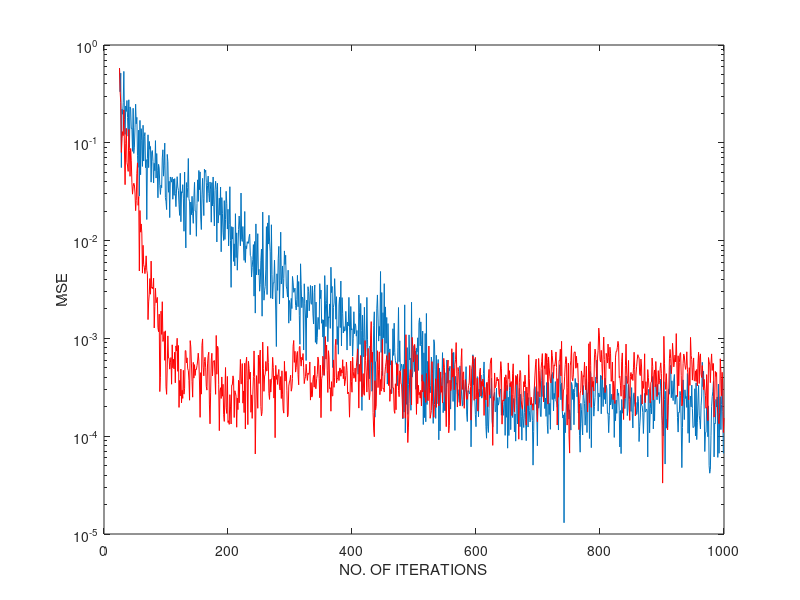

Write the MATLAB code that produced this figure.
%
%	Modeling
%
%
% Last updated on April 28, 1998
%

% itn=input('\n No. of iterations?      ');
% sigman2=input('\n Variance of the plant noise?      ');
% sigman=sqrt(sigman2);
% wo=input('\n Plant impulse response (vector, w_o)?      ');
% a=size(wo);
% if a(1)<a(2)
%    wo=wo';
% end
% 
% N=input('\n Length of the model (N)?      ');
% 
% h=input('\n Coloring filter impulse response (vector, h)?     ');
% a=size(h);
% if a(1)<a(2)
%    h=h';
% end
% 
% Misad=input('\n Misadjustment (e.g., 0.1 for 10%) ?     ');
% mu=Misad/(N*(h'*h));
% 
% a=input('\n Do you wish to see the values of \n      eigenvalue spread, expected MSE, ... (Y/N)?      ','s');
% if (a=='y')|(a=='Y')
%    MMSE=sigman2;
%    R=corlnm2(h,N);
%    lambda=eig(R);
%    eignsprd=max(lambda)/min(lambda);
%    taumax=1/(4*mu*min(lambda));
%    taumin=1/(4*mu*max(lambda));
%    MSEaprx=MMSE*(1+Misad);
%    disp(' ')
%    disp(' ')
%    disp([' Eigenvalue spread = ' num2str(eignsprd)])
%    disp([' Maximum time constant of the learning curve = ' num2str(taumax)])
%    disp([' Minimum time constant of the learning curve = ' num2str(taumin)])
%    disp([' Expected steady-state MSE = ' num2str(MSEaprx)])
% end
% 
% runs=input('\n \n No. of runs (for ensemble averaging)? ');
% xi=zeros(itn,1);

itn=1000;
sigman2=0.0001; sigman=sqrt(sigman2);
N=20; M=5;
wo=randn(N,1);wo=wo/sqrt(wo'*wo);
h=0.9.^[0:20]'; h=h/sqrt(h'*h);
Misad=0.1;
mu=Misad/(N*(h'*h));
runs=10;
xi=zeros(itn,1);
xiGNLMS=zeros(itn,1);
mu=1; psi=1e-5;

for k=1:runs
	x=filter(h,1,randn(itn,1));
	d=filter(wo,1,x)+sigman*randn(itn,1);
	w=zeros(N,1);
    wGNLMS=w;
    X=zeros(N,M);
	for n=N+M:itn;
		xtdl=x(n:-1:n-N+1);
		e=d(n)-w'*xtdl;
		w=w+mu*e*xtdl/(xtdl'*xtdl);
		xi(n)=xi(n)+e^2;
        %%
        % GNLMS
        for k=1:M
            X(:,k)=x(n-k+1:-1:n-k+1-N+1);
        end
        e=d(n:-1:n-M+1)-X'*wGNLMS;
        %if rem(n,M)==0
            wGNLMS=wGNLMS+mu*X*inv(X'*X+psi*eye(M))*e; %end
        xiGNLMS(n)=xiGNLMS(n)+e(1)'*e(1);
        %%
	end
end
xi=xi/runs;
xiGNLMS=xiGNLMS/runs;

figure,semilogy(xi)
xlabel('NO. OF ITERATIONS')
ylabel('MSE')
hold on
semilogy(xiGNLMS,'r')
hold off
